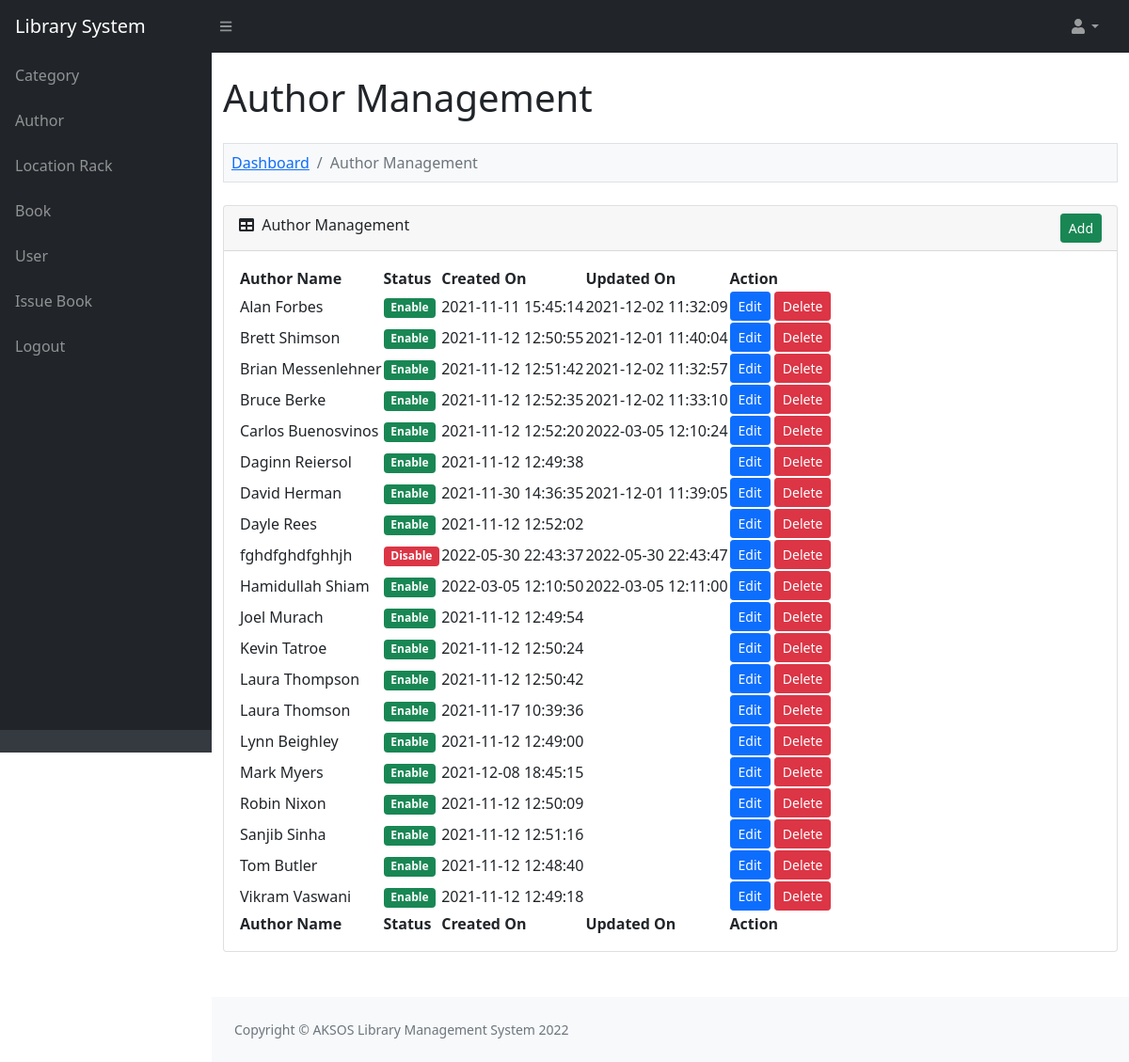
Screenshot of /admin/author.php (signed in) with the database file from the repository.
### tables this page shows
CREATE TABLE `lms_author` (
  `author_id` int(11) NOT NULL,
  `author_name` varchar(200) NOT NULL,
  `author_status` enum('Enable','Disable') NOT NULL,
  `author_created_on` varchar(30) NOT NULL,
  `author_updated_on` varchar(30) NOT NULL
);

### function.php (called while the page is built, shortened)
<?php
function convert_data($string, $action = 'encrypt')
{
	$encrypt_method = "AES-256-CBC";
	$secret_key = 'AA74CDCC2BBRT935136HH7B63C27';
	$secret_iv = '5fgf5HJ5g27';
	$key = hash('sha256', $secret_key);
	$iv = substr(hash('sha256', $secret_iv), 0, 16);
	if ($action == 'encrypt')
	{
		$output = openssl_encrypt($string, $encrypt_method, $key, 0, $iv);
	    $output = base64_encode($output);
	}
	else if ($action == 'decrypt')
	{
		$output = openssl_decrypt(base64_decode($string), $encrypt_method, $key, 0, $iv);
	}
	return $output;
}
?>

### admin/author.php (the view, shortened to what this page needs)
<?php
include '../database_connection.php';
include '../function.php';
$error = '';
$query = "
	SELECT * FROM lms_author
    ORDER BY author_name ASC
";
$statement = $connect->prepare($query);
$statement->execute();
include '../header.php';
?>
<div class="container-fluid py-4" style="min-height: 700px;">
	<h1>Author Management</h1>
	<?php
	if(isset($_GET["action"]))
	{
		if($_GET["action"] == "add")
		{
	?>
	<ol class="breadcrumb mt-4 mb-4 bg-light p-2 border">
		<li class="breadcrumb-item"><a href="index.php">Dashboard</a></li>
        <li class="breadcrumb-item"><a href="author.php">Author Management</a></li>
        <li class="breadcrumb-item active">Add Author</li>
    </ol>
    <div class="row">
    	<div class="col-md-6">
    		<?php
    		if($error != '')
    		{
    			echo '<div class="alert alert-danger alert-dismissible fade show" role="alert"><ul class="list-unstyled">'.$error.'</ul> <button type="button" class="btn-close" data-bs-dismiss="alert" aria-label="Close"></button></div>';
    		}
    		?>
    		<div class="card mb-4">
    			<div class="card-header">
    				<i class="fas fa-user-plus"></i> Add New Author
                </div>
                <div class="card-body">
                	<form method="post">
                		<div class="mb-3">
                			<label class="form-label">Author Name</label>
                			<input type="text" name="author_name" id="author_name" class="form-control" />
                		</div>
                		<div class="mt-4 mb-0">
                			<input type="submit" name="add_author" class="btn btn-success" value="Add" />
                		</div>
                	</form>
                </div>
            </div>
    	</div>
    </div>
	<?php
		}
		else if($_GET["action"] == 'edit')
		{
			$author_id = convert_data($_GET["code"], 'decrypt');
			if($author_id > 0)
			{
				$query = "
				SELECT * FROM lms_author
                WHERE author_id = '$author_id'
				";
				$author_result = $connect->query($query);
				foreach($author_result as $author_row)
				{
	?>
	<ol class="breadcrumb mt-4 mb-4 bg-light p-2 border">
		<li class="breadcrumb-item"><a href="index.php">Dashboard</a></li>
        <li class="breadcrumb-item"><a href="author.php">Author Management</a></li>
        <li class="breadcrumb-item active">Edit Author</li>
    </ol>
    <div class="row">
    	<div class="col-md-6">
    		<div class="card mb-4">
    			<div class="card-header">
    				<i class="fas fa-user-edit"></i> Edit Author Details
    			</div>
    			<div class="card-body">
    				<form method="post">
    					<div class="mb-3">
    						<label class="form-label">Author Name</label>
    						<input type="text" name="author_name" id="author_name" class="form-control" value="<?php echo $author_row['author_name']; ?>" />
    					</div>
    					<div class="mt-4 mb-0">
    						<input type="hidden" name="author_id" value="<?php echo $_GET['code']; ?>" />
    						<input type="submit" name="edit_author" class="btn btn-primary" value="Edit" />
    					</div>
    				</form>
    			</div>
    		</div>
    	</div>
    </div>
	<?php
				}
			}
		}
	}
	else
	{
	?>
	<ol class="breadcrumb mt-4 mb-4 bg-light p-2 border">
		<li class="breadcrumb-item"><a href="index.php">Dashboard</a></li>
		<li class="breadcrumb-item active">Author Management</li>
	</ol>
	<div class="card mb-4">
		<div class="card-header">
			<div class="row">
				<div class="col col-md-6">
					<i class="fas fa-table me-1"></i> Author Management
				</div>
				<div class="col col-md-6" align="right">
					<a href="author.php?action=add" class="btn btn-success btn-sm">Add</a>
				</div>
			</div>
		</div>
		<div class="card-body">
			<table id="datatablesSimple">
				<thead>
					<tr>
						<th>Author Name</th>
						<th>Status</th>
						<th>Created On</th>
						<th>Updated On</th>
						<th>Action</th>
					</tr>
				</thead>
				<tfoot>
					<tr>
						<th>Author Name</th>
						<th>Status</th>
						<th>Created On</th>
						<th>Updated On</th>
						<th>Action</th>
					</tr>
				</tfoot>
				<tbody>
				<?php
				if($statement->rowCount() > 0)
				{
					foreach($statement->fetchAll() as $row)
					{
						$author_status = '';
						if($row['author_status'] == 'Enable')
						{
							$author_status = '<div class="badge bg-success">Enable</div>';
						}
						else
						{
							$author_status = '<div class="badge bg-danger">Disable</div>';
						}
						echo '
						<tr>
							<td>'.$row["author_name"].'</td>
							<td>'.$author_status.'</td>
							<td>'.$row["author_created_on"].'</td>
							<td>'.$row["author_updated_on"].'</td>
							<td>
								<a href="author.php?action=edit&code='.convert_data($row["author_id"]).'" class="btn btn-sm btn-primary">Edit</a>
								<button type="button" name="delete_button" class="btn btn-danger btn-sm" onclick="delete_data(`'.$row["author_id"].'`, `'.$row["author_status"].'`)">Delete</button>
							</td>
						</tr>
						';
					}
				}
				else
				{
					echo '
					<tr>
						<td colspan="4" class="text-center">No Data Found</td>
					</tr>
					';
				}
				?>
				</tbody>
			</table>
		</div>
	</div>
	<?php
	}
	?>
</div>
<?php
include '../footer.php';
?>

### rows the page displays
lms_author: author_name "Alan Forbes", author_status "Enable", author_created_on "2021-11-11 15:45:14", author_updated_on "2021-12-02 11:32:09"
lms_author: author_name "Brett Shimson", author_status "Enable", author_created_on "2021-11-12 12:50:55", author_updated_on "2021-12-01 11:40:04"
lms_author: author_name "Brian Messenlehner", author_status "Enable", author_created_on "2021-11-12 12:51:42", author_updated_on "2021-12-02 11:32:57"
lms_author: author_name "Bruce Berke", author_status "Enable", author_created_on "2021-11-12 12:52:35", author_updated_on "2021-12-02 11:33:10"
lms_author: author_name "Carlos Buenosvinos", author_status "Enable", author_created_on "2021-11-12 12:52:20", author_updated_on "2022-03-05 12:10:24"
lms_author: author_name "Daginn Reiersol", author_status "Enable", author_created_on "2021-11-12 12:49:38"
lms_author: author_name "David Herman", author_status "Enable", author_created_on "2021-11-30 14:36:35", author_updated_on "2021-12-01 11:39:05"
lms_author: author_name "Dayle Rees", author_status "Enable", author_created_on "2021-11-12 12:52:02"
lms_author: author_name "fghdfghdfghhjh", author_status "Disable", author_created_on "2022-05-30 22:43:37", author_updated_on "2022-05-30 22:43:47"
lms_author: author_name "Hamidullah Shiam", author_status "Enable", author_created_on "2022-03-05 12:10:50", author_updated_on "2022-03-05 12:11:00"
lms_author: author_name "Joel Murach", author_status "Enable", author_created_on "2021-11-12 12:49:54"
lms_author: author_name "Kevin Tatroe", author_status "Enable", author_created_on "2021-11-12 12:50:24"
lms_author: author_name "Laura Thompson", author_status "Enable", author_created_on "2021-11-12 12:50:42"
lms_author: author_name "Laura Thomson", author_status "Enable", author_created_on "2021-11-17 10:39:36"
lms_author: author_name "Lynn Beighley", author_status "Enable", author_created_on "2021-11-12 12:49:00"
lms_author: author_name "Mark Myers", author_status "Enable", author_created_on "2021-12-08 18:45:15"
lms_author: author_name "Robin Nixon", author_status "Enable", author_created_on "2021-11-12 12:50:09"
lms_author: author_name "Sanjib Sinha", author_status "Enable", author_created_on "2021-11-12 12:51:16"
lms_author: author_name "Tom Butler", author_status "Enable", author_created_on "2021-11-12 12:48:40"
lms_author: author_name "Vikram Vaswani", author_status "Enable", author_created_on "2021-11-12 12:49:18"
